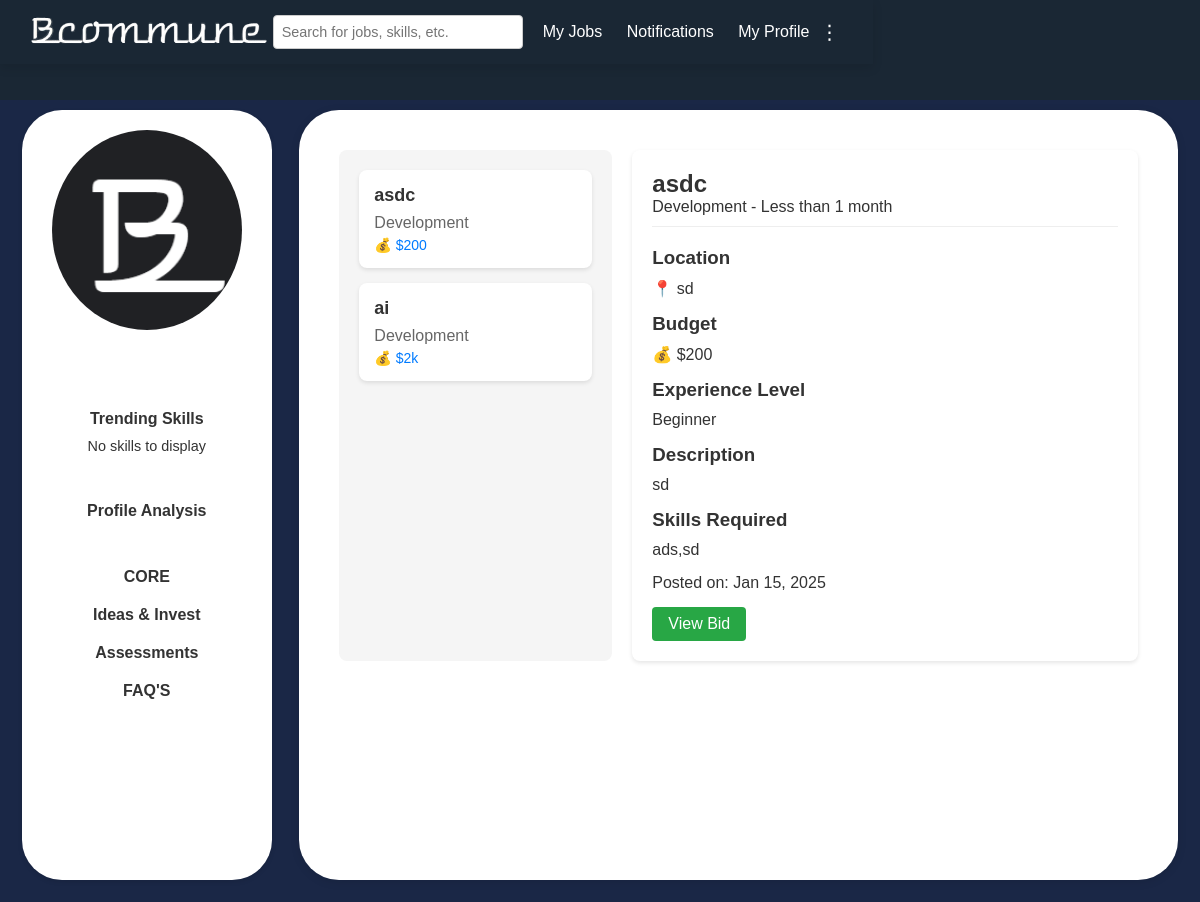
/company/dashboard/myportfolio/all_freelance_projects_company (signed in), run on the app's committed database.
### users/models.py (models this page shows, shortened)
class CustomUser(AbstractUser):
    USER_TYPE_CHOICES = (
        ('individual', 'Individual'),
        ('company', 'Company'),
    )
    user_type = models.CharField(max_length=10, choices=USER_TYPE_CHOICES, default='company')
    company_name = models.CharField(max_length=255, null=True, blank=True)
    company_website = models.URLField(max_length=200, null=True, blank=True)
    industry = models.CharField(max_length=100, null=True, blank=True)
    company_size = models.CharField(max_length=20, null=True, blank=True)
    company_type = models.CharField(max_length=255, null=True, blank=True)
    designation = models.CharField(max_length=255, null=True, blank=True)
    phone_number = models.CharField(max_length=15, null=True, blank=True)
    bcommune_profile = models.URLField(null=True, blank=True)
    profile_picture = models.ImageField(upload_to='profile_pics/', blank=True, null=True)
    about_company = models.TextField(null=True, blank=True)  # About the Company
    founding_year = models.PositiveIntegerField(null=True, blank=True)  # Establishment Year
    headquarters = models.CharField(max_length=255, null=True, blank=True)  # Headquarters Location
    branches = models.TextField(null=True, blank=True)
    business_registration_number = models.CharField(max_length=100, null=True, blank=True)
    legal_structure = models.CharField(
        max_length=50,
        choices=[
            ('LLP', 'LLP'),
            ('Pvt Ltd', 'Private Limited'),
            ('Partnership', 'Partnership'),
            ('Sole Proprietorship', 'Sole Proprietorship'),
            ('Others', 'Others'),
        ],
        null=True,
        blank=True
    )
    core_services = models.TextField(null=True, blank=True)
    social_media_links = models.JSONField(default=dict, blank=True)  # Example: {"facebook": "", "linkedin": "", "twitter": ""}
    portfolio = models.TextField(null=True, blank=True)

class FreelanceProject(models.Model):
    CATEGORY_CHOICES = [
        ('Development', 'Development'),
        ('Design', 'Design'),
        ('Marketing', 'Marketing'),
        ('Writing', 'Writing'),
        ('Data Entry', 'Data Entry'),
        ('Other', 'Other'),
    ]
    EXPERIENCE_LEVEL_CHOICES = [
        ('Beginner', 'Beginner'),
        ('Intermediate', 'Intermediate'),
        ('Expert', 'Expert'),
    ]
    PAYMENT_TERMS_CHOICES = [
        ('Milestone-based', 'Milestone-based'),
        ('Hourly', 'Hourly'),
        ('Fixed-price', 'Fixed-price'),
    ]
    DURATION_CHOICES = [
        ('Less than 1 month', 'Less than 1 month'),
        ('1-3 months', '1-3 months'),
    ]
    title = models.CharField(max_length=200)
    category = models.CharField(max_length=50, choices=CATEGORY_CHOICES)
    description = models.TextField()
    skills_required = models.TextField()  # Store as comma-separated values
    duration = models.CharField(max_length=50, choices=DURATION_CHOICES)
    budget = models.CharField(max_length=50)
    payment_terms = models.CharField(max_length=50, choices=PAYMENT_TERMS_CHOICES)
    experience_level = models.CharField(max_length=50, choices=EXPERIENCE_LEVEL_CHOICES)
    location_preference = models.CharField(max_length=200, blank=True, null=True)
    language_requirements = models.CharField(max_length=200, blank=True, null=True)
    attachments = models.FileField(upload_to='attachments/', blank=True, null=True)
    company_name = models.CharField(max_length=200)
    company_description = models.TextField()
    point_of_contact_name = models.CharField(max_length=100)
    point_of_contact_email = models.EmailField()
    point_of_contact_phone = models.CharField(max_length=15)
    user = models.ForeignKey(settings.AUTH_USER_MODEL, on_delete=models.CASCADE)
    created_at = models.DateTimeField(auto_now_add=True)

### users/views.py (the view)
# urls.py: path('company/dashboard/myportfolio/all_freelance_projects_company',views.all_freelance_projects_company,name='all_freelance_projects_company'),
def all_freelance_projects_company(request):
    if not request.user.is_authenticated:
        return redirect('login')  # Redirect to login page if not authenticated
    freelance_projects = FreelanceProject.objects.filter(user=request.user).order_by('-created_at')
    return render(request, 'all_freelance_projects_company.html', {'freelance_projects': freelance_projects})

### users/templates/all_freelance_projects_company.html (shortened to what this page needs)
{% load static %}
<!DOCTYPE html>
<html lang="en">
<head>
    <link rel="stylesheet" href="{% static 'css/common.css' %}">
</head>
<body>
    {% include 'header1.html' %}
    <div class="main-container">
        {% include 'sidebar.html' %}
        <div class="content">
            <div class="container">
                <div class="left-container">
                    {% for project in freelance_projects %}
                        <div class="project-card" onclick="showProjectDetails('{{ project.id }}')">
                            <div class="project-title">{{ project.title }}</div>
                            <div class="project-type">{{ project.category }}</div>
                            <div class="project-budget">💰 ${{ project.budget }}</div>
                        </div>
                    {% endfor %}
                </div>
                <div class="right-container">
                    {% for project in freelance_projects %}
                        <div id="project-details-{{ project.id }}" class="project-details">
                            <div class="detail-header">
                                <h2>{{ project.title }}</h2>
                                <p>{{ project.category }} - {{ project.duration }}</p>
                            </div>
                            <div class="detail-section">
                                <h3>Location</h3>
                                <p>📍 {{ project.location_preference|default:"Remote" }}</p>
                            </div>
                            <div class="detail-section">
                                <h3>Budget</h3>
                                <p>💰 ${{ project.budget }}</p>
                            </div>
                            <div class="detail-section">
                                <h3>Experience Level</h3>
                                <p>{{ project.experience_level }}</p>
                            </div>
                            <div class="detail-section">
                                <h3>Description</h3>
                                <p>{{ project.description }}</p>
                            </div>
                            <div class="detail-section">
                                <h3>Skills Required</h3>
                                <p>{{ project.skills_required }}</p>
                            </div>
                            <div class="detail-section">
                                <p>Posted on: {{ project.created_at|date:"M d, Y" }}</p>
                            </div>
                            <a href="{% url 'view_freelance_bids' project.id %}" class="place-bid-btn">View Bid</a>
                        </div>
                    {% endfor %}
                </div>
            </div>
        </div>
    </div>
</body>
</html>

### users/templates/sidebar.html (shortened to what this page needs)
{% load static %}
<div class="sidebar">
    <div class="profile-section">
        {% if user.profile_picture %}
        <img src="{{ user.profile_picture.url }}" alt="User Photo" class="profile-pic">
        {% else %}
        <img src="{% static 'images/default-profile.png' %}" alt="Default Profile Picture" class="profile-pic">
        {% endif %}
    </div>
    <br><br>
    <h4>Trending Skills</h4>
    <ul>
        {% for skill in user.trending_skills.all %}
        <li>#{{ skill }}</li>
        {% empty %}
        <li>No skills to display</li>
        {% endfor %}
    </ul>
    <br>
    <h4>
        <a href="profileanalysis.html" style="text-decoration: none; color: inherit;">Profile Analysis</a>
    </h4>
    <br>
    <h4>
        <a href="{% url 'core'%}" style="text-decoration: none; color: inherit;">CORE</a>
    </h4>
    <h4>
        <a href="{% url 'ideasandinvest' %}" style="text-decoration: none; color: inherit;">Ideas & Invest</a>
    </h4>
    <h4>
        <a href="assessment.html" style="text-decoration: none; color: inherit;">Assessments</a>
    </h4>
    <h4>
        <a href="{% url 'faq' %}" style="text-decoration: none; color: inherit;">FAQ'S</a>
    </h4>
</div>

### static/css/common.css (style rules this page uses)
* { margin: 0; padding: 0; box-sizing: border-box; font-family: Arial, sans-serif; }
body { background-color: #1a2734; color: #333; font-family: Arial, sans-serif; min-height: 100vh; display: flex; flex-direction: column; margin: 0; }
.sidebar { background-color: white; padding: 20px; width: 250px; min-height: calc(100vh - 30px); margin-right: 0.2cm; border-radius: 40px; text-align: center; box-shadow: 0 2px 5px rgba(0, 0, 0, 0.1); flex-shrink: 0; margin-left: 1%; margin-bottom: 1%; }
.profile-pic { width: 190px; height: 200px; border-radius: 50%; margin-bottom: 10px; object-fit: cover; }
.sidebar h4 { margin: 20px 0 10px; font-size: 1rem; }
.sidebar ul { list-style: none; padding: 0; }
.sidebar ul li { margin: 10px 0; font-size: 0.9rem; cursor: pointer; }
.main-container { display: flex; flex-wrap: wrap; justify-content: space-between; padding: 10px; background-color: #1a2746; margin-top: 100px; gap: 20px; }
.content { flex: 1; padding: 20px; background-color: white; border-radius: 40px; box-shadow: 0 2px 10px rgba(0, 0, 0, 0.1); margin-bottom: 1%; margin-right: 1%; }

### users/templates/all_freelance_projects_company.html (style rules this page uses)
.container { display: flex; margin: 20px; gap: 20px; }
.left-container { flex: 1; padding: 20px; background-color: #f5f5f5; border-radius: 8px; max-height: 80vh; overflow-y: auto; }
.right-container { flex: 2; padding: 20px; background-color: #fff; border-radius: 8px; box-shadow: 0 2px 4px rgba(0, 0, 0, 0.1); }
.project-card { background: white; padding: 15px; margin-bottom: 15px; border-radius: 8px; box-shadow: 0 2px 4px rgba(0, 0, 0, 0.1); cursor: pointer; transition: transform 0.2s; }
.project-title { font-size: 18px; font-weight: bold; margin-bottom: 8px; }
.project-type { color: #666; margin-bottom: 5px; }
.project-budget { color: #007bff; font-size: 14px; }
.project-details { display: none; }
.project-details.active { display: block; }
.detail-header { margin-bottom: 20px; padding-bottom: 10px; border-bottom: 1px solid #eee; }
.detail-section { margin-bottom: 15px; }
.detail-section h3 { color: #333; margin-bottom: 10px; }
.place-bid-btn { background-color: #28a745; color: white; padding: 8px 16px; border: none; border-radius: 4px; cursor: pointer; display: inline-block; text-decoration: none; }

### data on the page
CustomUser: profile_picture (picture)
FreelanceProject: title "asdc", category "Development", budget "200", duration "Less than 1 month", location_preference "sd", experience_level "Beginner", description "sd", skills_required "ads,sd", created_at "Jan 15, 2025"
FreelanceProject: title "ai", category "Development", budget "2k"
